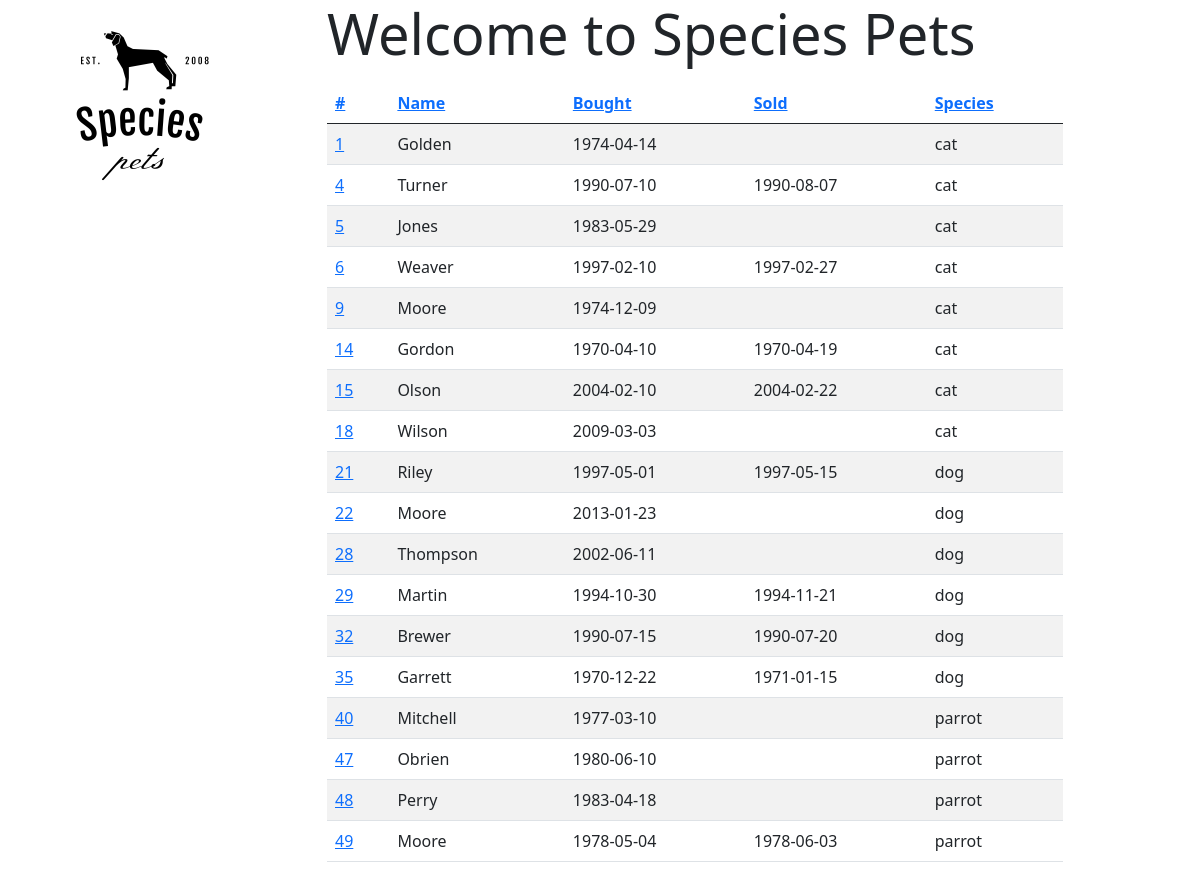
The page /search/tag/adopter on the database its author committed.
### tables this page shows
CREATE TABLE pet (
       id INTEGER PRIMARY KEY AUTOINCREMENT,
       name TEXT,
       bought DATE,
       sold DATE,
       description TEXT,
       species INTEGER,
       FOREIGN KEY (species) references animal(id) ON DELETE CASCADE
);

CREATE TABLE animal (
       id INTEGER PRIMARY KEY AUTOINCREMENT,
       name TEXT UNIQUE NOT NULL
       );

### petshop/pets.py (the view)
@bp.route("/search/<field>/<value>")
def search(field, value):
    conn = db.get_db()
    oby = request.args.get("order_by", "id") # TODO. This is currently not used.
    order = request.args.get("order", "asc")
    cur = conn.cursor()
    cur.execute(f"select p.id, p.name, p.bought, p.sold, s.name from pet p, animal s where p.id in (select pet from tags_pets, tag where tag.name = '{value}' and tag.id = tags_pets.tag) and p.species = s.id order by p.{oby} {order}")
    pets = cur.fetchall()
    return render_template('search.html',value=value, field=field, pets=pets)

### petshop/db.py (called while the page is built)
def get_db():
    if 'db' not in g:
        dbname = current_app.config['DATABASE']
        g.db = sqlite3.connect(dbname)
        g.db.execute("PRAGMA foreign_keys = ON;")
    return g.db

### petshop/templates/search.html
{% extends "base.html" %}
{% block body %}
          <h4 class="display-4">Welcome to Species Pets</h4>
          <p>
            <table class="table table-striped">
              <thead class="thead-dark">
              <tr>
                <th scope="col"> <a href="/search/{{field}}/{{value}}?order_by=id&order={{order}}">#</a> </th>
                <th scope="col"> <a href="/search/{{field}}/{{value}}?order_by=name&order={{order}}">Name</a>  </th>
                <th scope="col"> <a href="/search/{{field}}/{{value}}?order_by=bought&order={{order}}">Bought</a>  </th>
                <th scope="col"> <a href="/search/{{field}}/{{value}}?order_by=sold&order={{order}}">Sold</a> </th>
                <th scope="col"> <a href="/search/{{field}}/{{value}}?order_by=species&order={{order}}">Species</a> </th>
              </tr>
              </thead>
              {% for id, name, bought, sold, species in pets %}
              <tr>
                <td scope="row" class="petid" ><a href="{{url_for('pets.pet_info', pid=id)}}">{{id}}</a></td>
                <td class="petname">{{name}} </td>
                <td class="petbought">{{bought}}</td>
                <td class="petsold">{{sold}}</td>
                <td class="petspecies">{{species}}</td>
              </tr>
              {%endfor%}
            </table>
          </p>
{% endblock %}

### rows shown on the page
pet: id "1", name "Golden", bought "1974-04-14", name "cat"
pet: id "4", name "Turner", bought "1990-07-10", sold "1990-08-07", name "cat"
pet: id "5", name "Jones", bought "1983-05-29", name "cat"
pet: id "6", name "Weaver", bought "1997-02-10", sold "1997-02-27", name "cat"
pet: id "9", name "Moore", bought "1974-12-09", name "cat"
pet: id "14", name "Gordon", bought "1970-04-10", sold "1970-04-19", name "cat"
pet: id "15", name "Olson", bought "2004-02-10", sold "2004-02-22", name "cat"
pet: id "18", name "Wilson", bought "2009-03-03", name "cat"
pet: id "21", name "Riley", bought "1997-05-01", sold "1997-05-15", name "dog"
pet: id "22", name "Moore", bought "2013-01-23", name "dog"
pet: id "28", name "Thompson", bought "2002-06-11", name "dog"
pet: id "29", name "Martin", bought "1994-10-30", sold "1994-11-21", name "dog"
pet: id "32", name "Brewer", bought "1990-07-15", sold "1990-07-20", name "dog"
pet: id "35", name "Garrett", bought "1970-12-22", sold "1971-01-15", name "dog"
pet: id "40", name "Mitchell", bought "1977-03-10", name "parrot"
pet: id "47", name "Obrien", bought "1980-06-10", name "parrot"
pet: id "48", name "Perry", bought "1983-04-18", name "parrot"
pet: id "49", name "Moore", bought "1978-05-04", sold "1978-06-03", name "parrot"
